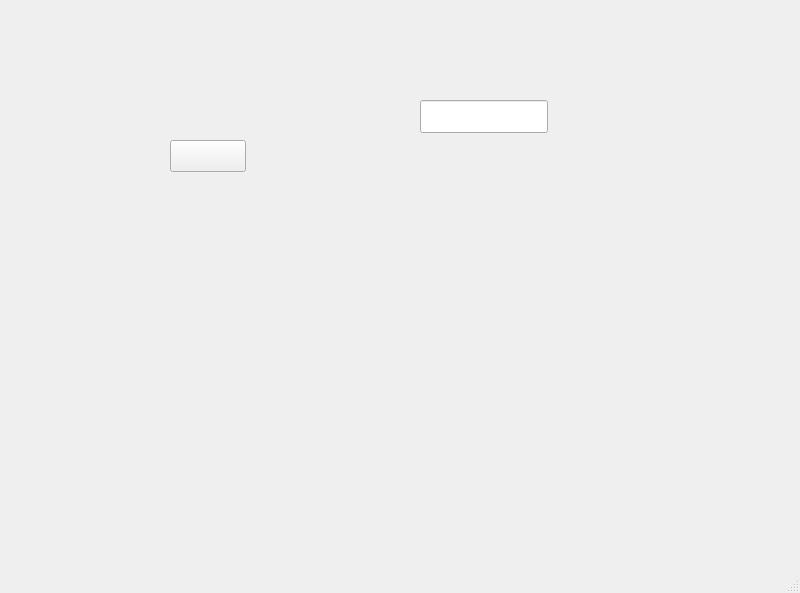
<?xml version="1.0" encoding="UTF-8"?>
<ui version="4.0">
 <class>MainWindow</class>
 <widget class="QMainWindow" name="MainWindow">
  <property name="geometry">
   <rect>
    <x>0</x>
    <y>0</y>
    <width>800</width>
    <height>593</height>
   </rect>
  </property>
  <property name="windowTitle">
   <string>MainWindow</string>
  </property>
  <widget class="QWidget" name="centralwidget">
   <widget class="LineEdit" name="LineEdit">
    <property name="geometry">
     <rect>
      <x>420</x>
      <y>100</y>
      <width>128</width>
      <height>33</height>
     </rect>
    </property>
   </widget>
   <widget class="ComboBox" name="ComboBox">
    <property name="geometry">
     <rect>
      <x>170</x>
      <y>140</y>
      <width>76</width>
      <height>32</height>
     </rect>
    </property>
   </widget>
   <widget class="QWidget" name="verticalLayoutWidget">
    <property name="geometry">
     <rect>
      <x>220</x>
      <y>240</y>
      <width>481</width>
      <height>221</height>
     </rect>
    </property>
    <layout class="QVBoxLayout" name="verticalLayout"/>
   </widget>
  </widget>
  <widget class="QMenuBar" name="menubar">
   <property name="geometry">
    <rect>
     <x>0</x>
     <y>0</y>
     <width>800</width>
     <height>26</height>
    </rect>
   </property>
  </widget>
  <widget class="QStatusBar" name="statusbar"/>
 </widget>
 <customwidgets>
  <customwidget>
   <class>ComboBox</class>
   <extends>QPushButton</extends>
   <header>qfluentwidgets</header>
  </customwidget>
  <customwidget>
   <class>LineEdit</class>
   <extends>QLineEdit</extends>
   <header>qfluentwidgets</header>
  </customwidget>
 </customwidgets>
 <resources/>
 <connections/>
</ui>
